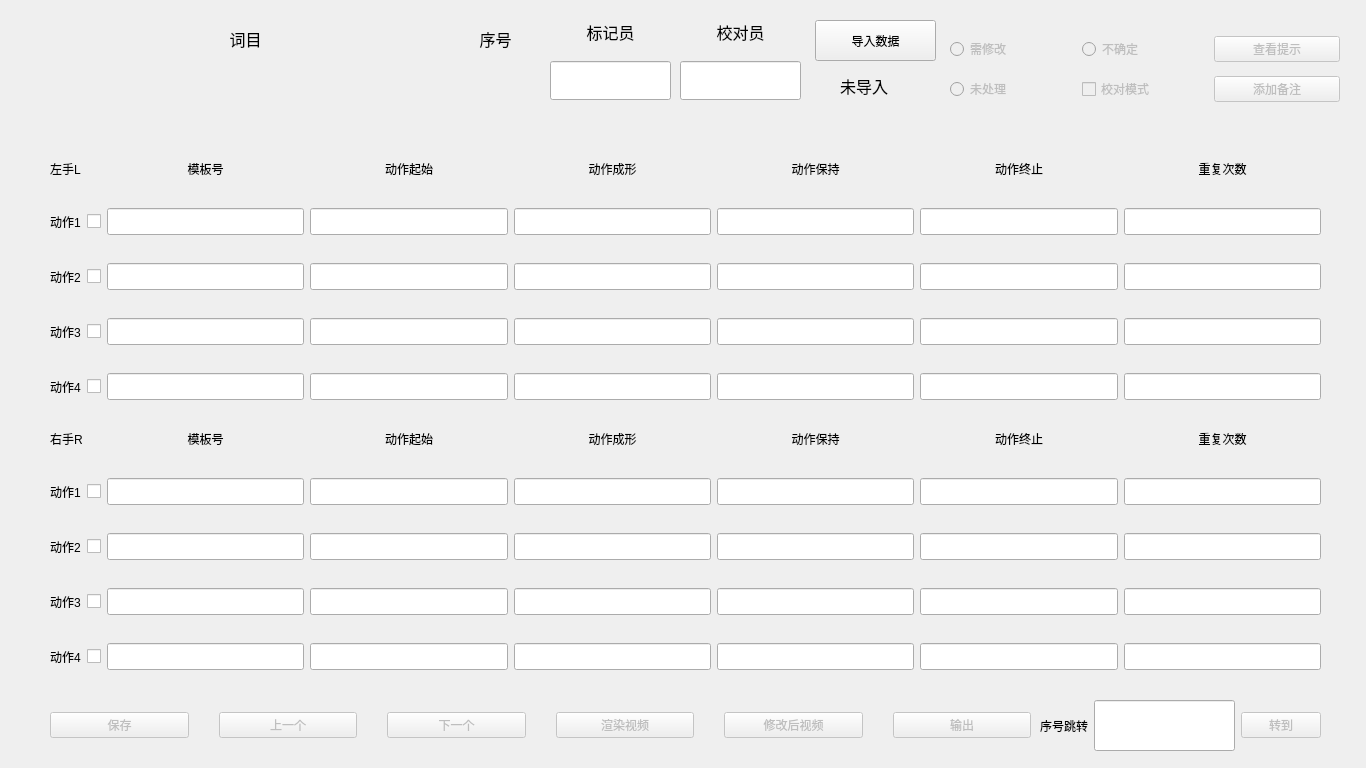
<?xml version="1.0" encoding="UTF-8"?>
<ui version="4.0">
 <class>MainWindow</class>
 <widget class="QMainWindow" name="MainWindow">
  <property name="geometry">
   <rect>
    <x>0</x>
    <y>0</y>
    <width>1366</width>
    <height>768</height>
   </rect>
  </property>
  <property name="windowTitle">
   <string>手语模板修复软件</string>
  </property>
  <widget class="QWidget" name="centralwidget">
   <widget class="QWidget" name="gridLayoutWidget">
    <property name="geometry">
     <rect>
      <x>50</x>
      <y>150</y>
      <width>1271</width>
      <height>261</height>
     </rect>
    </property>
    <layout class="QGridLayout" name="gridLayout">
     <property name="verticalSpacing">
      <number>21</number>
     </property>
     <item row="1" column="4">
      <widget class="QLineEdit" name="lineEdit_pattern_start_L_1">
       <property name="font">
        <font>
         <pointsize>12</pointsize>
        </font>
       </property>
      </widget>
     </item>
     <item row="3" column="0">
      <widget class="QLabel" name="label_21">
       <property name="text">
        <string>动作3</string>
       </property>
      </widget>
     </item>
     <item row="3" column="6">
      <widget class="QLineEdit" name="lineEdit_pattern_fade_out_L_3">
       <property name="font">
        <font>
         <pointsize>12</pointsize>
        </font>
       </property>
      </widget>
     </item>
     <item row="3" column="5">
      <widget class="QLineEdit" name="lineEdit_pattern_end_L_3">
       <property name="font">
        <font>
         <pointsize>12</pointsize>
        </font>
       </property>
      </widget>
     </item>
     <item row="1" column="1">
      <widget class="QCheckBox" name="checkBox_L_1">
       <property name="text">
        <string/>
       </property>
      </widget>
     </item>
     <item row="4" column="1">
      <widget class="QCheckBox" name="checkBox_L_4">
       <property name="text">
        <string/>
       </property>
      </widget>
     </item>
     <item row="2" column="1">
      <widget class="QCheckBox" name="checkBox_L_2">
       <property name="text">
        <string/>
       </property>
      </widget>
     </item>
     <item row="2" column="3">
      <widget class="QLineEdit" name="lineEdit_pattern_fade_in_L_2">
       <property name="font">
        <font>
         <pointsize>12</pointsize>
        </font>
       </property>
      </widget>
     </item>
     <item row="3" column="1">
      <widget class="QCheckBox" name="checkBox_L_3">
       <property name="text">
        <string/>
       </property>
      </widget>
     </item>
     <item row="2" column="6">
      <widget class="QLineEdit" name="lineEdit_pattern_fade_out_L_2">
       <property name="font">
        <font>
         <pointsize>12</pointsize>
        </font>
       </property>
      </widget>
     </item>
     <item row="4" column="5">
      <widget class="QLineEdit" name="lineEdit_pattern_end_L_4">
       <property name="font">
        <font>
         <pointsize>12</pointsize>
        </font>
       </property>
      </widget>
     </item>
     <item row="3" column="3">
      <widget class="QLineEdit" name="lineEdit_pattern_fade_in_L_3">
       <property name="font">
        <font>
         <pointsize>12</pointsize>
        </font>
       </property>
      </widget>
     </item>
     <item row="2" column="5">
      <widget class="QLineEdit" name="lineEdit_pattern_end_L_2">
       <property name="font">
        <font>
         <pointsize>12</pointsize>
        </font>
       </property>
      </widget>
     </item>
     <item row="4" column="6">
      <widget class="QLineEdit" name="lineEdit_pattern_fade_out_L_4">
       <property name="font">
        <font>
         <pointsize>12</pointsize>
        </font>
       </property>
      </widget>
     </item>
     <item row="0" column="6">
      <widget class="QLabel" name="label_11">
       <property name="text">
        <string>动作终止</string>
       </property>
       <property name="alignment">
        <set>Qt::AlignCenter</set>
       </property>
      </widget>
     </item>
     <item row="2" column="4">
      <widget class="QLineEdit" name="lineEdit_pattern_start_L_2">
       <property name="font">
        <font>
         <pointsize>12</pointsize>
        </font>
       </property>
      </widget>
     </item>
     <item row="0" column="5">
      <widget class="QLabel" name="label_10">
       <property name="text">
        <string>动作保持</string>
       </property>
       <property name="alignment">
        <set>Qt::AlignCenter</set>
       </property>
      </widget>
     </item>
     <item row="4" column="0">
      <widget class="QLabel" name="label_22">
       <property name="text">
        <string>动作4</string>
       </property>
      </widget>
     </item>
     <item row="1" column="2">
      <widget class="QLineEdit" name="lineEdit_pattern_index_L_1">
       <property name="font">
        <font>
         <pointsize>12</pointsize>
        </font>
       </property>
      </widget>
     </item>
     <item row="4" column="3">
      <widget class="QLineEdit" name="lineEdit_pattern_fade_in_L_4">
       <property name="font">
        <font>
         <pointsize>12</pointsize>
        </font>
       </property>
      </widget>
     </item>
     <item row="2" column="0">
      <widget class="QLabel" name="label_20">
       <property name="text">
        <string>动作2</string>
       </property>
      </widget>
     </item>
     <item row="3" column="4">
      <widget class="QLineEdit" name="lineEdit_pattern_start_L_3">
       <property name="font">
        <font>
         <pointsize>12</pointsize>
        </font>
       </property>
      </widget>
     </item>
     <item row="3" column="2">
      <widget class="QLineEdit" name="lineEdit_pattern_index_L_3">
       <property name="font">
        <font>
         <pointsize>12</pointsize>
        </font>
       </property>
      </widget>
     </item>
     <item row="1" column="6">
      <widget class="QLineEdit" name="lineEdit_pattern_fade_out_L_1">
       <property name="font">
        <font>
         <pointsize>12</pointsize>
        </font>
       </property>
      </widget>
     </item>
     <item row="0" column="2">
      <widget class="QLabel" name="label_7">
       <property name="sizePolicy">
        <sizepolicy hsizetype="Preferred" vsizetype="Minimum">
         <horstretch>0</horstretch>
         <verstretch>0</verstretch>
        </sizepolicy>
       </property>
       <property name="minimumSize">
        <size>
         <width>0</width>
         <height>4</height>
        </size>
       </property>
       <property name="maximumSize">
        <size>
         <width>16777215</width>
         <height>23</height>
        </size>
       </property>
       <property name="text">
        <string>模板号</string>
       </property>
       <property name="alignment">
        <set>Qt::AlignCenter</set>
       </property>
      </widget>
     </item>
     <item row="4" column="4">
      <widget class="QLineEdit" name="lineEdit_pattern_start_L_4">
       <property name="font">
        <font>
         <pointsize>12</pointsize>
        </font>
       </property>
      </widget>
     </item>
     <item row="0" column="4">
      <widget class="QLabel" name="label_9">
       <property name="text">
        <string>动作成形</string>
       </property>
       <property name="alignment">
        <set>Qt::AlignCenter</set>
       </property>
      </widget>
     </item>
     <item row="1" column="0">
      <widget class="QLabel" name="label_19">
       <property name="text">
        <string>动作1</string>
       </property>
      </widget>
     </item>
     <item row="0" column="3">
      <widget class="QLabel" name="label_8">
       <property name="text">
        <string>动作起始</string>
       </property>
       <property name="alignment">
        <set>Qt::AlignCenter</set>
       </property>
      </widget>
     </item>
     <item row="1" column="3">
      <widget class="QLineEdit" name="lineEdit_pattern_fade_in_L_1">
       <property name="font">
        <font>
         <pointsize>12</pointsize>
        </font>
       </property>
      </widget>
     </item>
     <item row="2" column="2">
      <widget class="QLineEdit" name="lineEdit_pattern_index_L_2">
       <property name="font">
        <font>
         <pointsize>12</pointsize>
        </font>
       </property>
      </widget>
     </item>
     <item row="0" column="0" colspan="2">
      <widget class="QLabel" name="label_6">
       <property name="text">
        <string>左手L   </string>
       </property>
      </widget>
     </item>
     <item row="1" column="5">
      <widget class="QLineEdit" name="lineEdit_pattern_end_L_1">
       <property name="font">
        <font>
         <pointsize>12</pointsize>
        </font>
       </property>
      </widget>
     </item>
     <item row="4" column="2">
      <widget class="QLineEdit" name="lineEdit_pattern_index_L_4">
       <property name="font">
        <font>
         <pointsize>12</pointsize>
        </font>
       </property>
      </widget>
     </item>
     <item row="0" column="7">
      <widget class="QLabel" name="label_27">
       <property name="text">
        <string>重复次数</string>
       </property>
       <property name="alignment">
        <set>Qt::AlignCenter</set>
       </property>
      </widget>
     </item>
     <item row="1" column="7">
      <widget class="QLineEdit" name="lineEdit_pattern_repeat_L_1">
       <property name="font">
        <font>
         <pointsize>12</pointsize>
        </font>
       </property>
      </widget>
     </item>
     <item row="2" column="7">
      <widget class="QLineEdit" name="lineEdit_pattern_repeat_L_2">
       <property name="font">
        <font>
         <pointsize>12</pointsize>
        </font>
       </property>
      </widget>
     </item>
     <item row="3" column="7">
      <widget class="QLineEdit" name="lineEdit_pattern_repeat_L_3">
       <property name="font">
        <font>
         <pointsize>12</pointsize>
        </font>
       </property>
      </widget>
     </item>
     <item row="4" column="7">
      <widget class="QLineEdit" name="lineEdit_pattern_repeat_L_4">
       <property name="font">
        <font>
         <pointsize>12</pointsize>
        </font>
       </property>
      </widget>
     </item>
    </layout>
   </widget>
   <widget class="QWidget" name="gridLayoutWidget_2">
    <property name="geometry">
     <rect>
      <x>50</x>
      <y>420</y>
      <width>1271</width>
      <height>261</height>
     </rect>
    </property>
    <layout class="QGridLayout" name="gridLayout_2">
     <property name="verticalSpacing">
      <number>21</number>
     </property>
     <item row="0" column="6">
      <widget class="QLabel" name="label_13">
       <property name="text">
        <string>动作终止</string>
       </property>
       <property name="alignment">
        <set>Qt::AlignCenter</set>
       </property>
      </widget>
     </item>
     <item row="1" column="4">
      <widget class="QLineEdit" name="lineEdit_pattern_start_R_1">
       <property name="font">
        <font>
         <pointsize>12</pointsize>
        </font>
       </property>
      </widget>
     </item>
     <item row="2" column="2">
      <widget class="QLineEdit" name="lineEdit_pattern_index_R_2">
       <property name="font">
        <font>
         <pointsize>12</pointsize>
        </font>
       </property>
      </widget>
     </item>
     <item row="3" column="4">
      <widget class="QLineEdit" name="lineEdit_pattern_start_R_3">
       <property name="font">
        <font>
         <pointsize>12</pointsize>
        </font>
       </property>
      </widget>
     </item>
     <item row="0" column="2">
      <widget class="QLabel" name="label_14">
       <property name="sizePolicy">
        <sizepolicy hsizetype="Preferred" vsizetype="Minimum">
         <horstretch>0</horstretch>
         <verstretch>0</verstretch>
        </sizepolicy>
       </property>
       <property name="minimumSize">
        <size>
         <width>0</width>
         <height>4</height>
        </size>
       </property>
       <property name="maximumSize">
        <size>
         <width>16777215</width>
         <height>23</height>
        </size>
       </property>
       <property name="text">
        <string>模板号</string>
       </property>
       <property name="alignment">
        <set>Qt::AlignCenter</set>
       </property>
      </widget>
     </item>
     <item row="2" column="0">
      <widget class="QLabel" name="label_24">
       <property name="text">
        <string>动作2</string>
       </property>
      </widget>
     </item>
     <item row="2" column="5">
      <widget class="QLineEdit" name="lineEdit_pattern_end_R_2">
       <property name="font">
        <font>
         <pointsize>12</pointsize>
        </font>
       </property>
      </widget>
     </item>
     <item row="3" column="2">
      <widget class="QLineEdit" name="lineEdit_pattern_index_R_3">
       <property name="font">
        <font>
         <pointsize>12</pointsize>
        </font>
       </property>
      </widget>
     </item>
     <item row="1" column="1">
      <widget class="QCheckBox" name="checkBox_R_1">
       <property name="text">
        <string/>
       </property>
      </widget>
     </item>
     <item row="0" column="3">
      <widget class="QLabel" name="label_15">
       <property name="text">
        <string>动作起始</string>
       </property>
       <property name="alignment">
        <set>Qt::AlignCenter</set>
       </property>
      </widget>
     </item>
     <item row="4" column="5">
      <widget class="QLineEdit" name="lineEdit_pattern_end_R_4">
       <property name="font">
        <font>
         <pointsize>12</pointsize>
        </font>
       </property>
      </widget>
     </item>
     <item row="0" column="4">
      <widget class="QLabel" name="label_12">
       <property name="text">
        <string>动作成形</string>
       </property>
       <property name="alignment">
        <set>Qt::AlignCenter</set>
       </property>
      </widget>
     </item>
     <item row="4" column="3">
      <widget class="QLineEdit" name="lineEdit_pattern_fade_in_R_4">
       <property name="font">
        <font>
         <pointsize>12</pointsize>
        </font>
       </property>
      </widget>
     </item>
     <item row="1" column="0">
      <widget class="QLabel" name="label_23">
       <property name="text">
        <string>动作1</string>
       </property>
      </widget>
     </item>
     <item row="3" column="0">
      <widget class="QLabel" name="label_25">
       <property name="text">
        <string>动作3</string>
       </property>
      </widget>
     </item>
     <item row="4" column="6">
      <widget class="QLineEdit" name="lineEdit_pattern_fade_out_R_4">
       <property name="font">
        <font>
         <pointsize>12</pointsize>
        </font>
       </property>
      </widget>
     </item>
     <item row="2" column="6">
      <widget class="QLineEdit" name="lineEdit_pattern_fade_out_R_2">
       <property name="font">
        <font>
         <pointsize>12</pointsize>
        </font>
       </property>
      </widget>
     </item>
     <item row="3" column="3">
      <widget class="QLineEdit" name="lineEdit_pattern_fade_in_R_3">
       <property name="font">
        <font>
         <pointsize>12</pointsize>
        </font>
       </property>
      </widget>
     </item>
     <item row="2" column="1">
      <widget class="QCheckBox" name="checkBox_R_2">
       <property name="text">
        <string/>
       </property>
      </widget>
     </item>
     <item row="4" column="4">
      <widget class="QLineEdit" name="lineEdit_pattern_start_R_4">
       <property name="font">
        <font>
         <pointsize>12</pointsize>
        </font>
       </property>
      </widget>
     </item>
     <item row="3" column="5">
      <widget class="QLineEdit" name="lineEdit_pattern_end_R_3">
       <property name="font">
        <font>
         <pointsize>12</pointsize>
        </font>
       </property>
      </widget>
     </item>
     <item row="3" column="6">
      <widget class="QLineEdit" name="lineEdit_pattern_fade_out_R_3">
       <property name="font">
        <font>
         <pointsize>12</pointsize>
        </font>
       </property>
      </widget>
     </item>
     <item row="2" column="3">
      <widget class="QLineEdit" name="lineEdit_pattern_fade_in_R_2">
       <property name="font">
        <font>
         <pointsize>12</pointsize>
        </font>
       </property>
      </widget>
     </item>
     <item row="0" column="5">
      <widget class="QLabel" name="label_16">
       <property name="text">
        <string>动作保持</string>
       </property>
       <property name="alignment">
        <set>Qt::AlignCenter</set>
       </property>
      </widget>
     </item>
     <item row="4" column="1">
      <widget class="QCheckBox" name="checkBox_R_4">
       <property name="text">
        <string/>
       </property>
      </widget>
     </item>
     <item row="2" column="4">
      <widget class="QLineEdit" name="lineEdit_pattern_start_R_2">
       <property name="font">
        <font>
         <pointsize>12</pointsize>
        </font>
       </property>
      </widget>
     </item>
     <item row="3" column="1">
      <widget class="QCheckBox" name="checkBox_R_3">
       <property name="text">
        <string/>
       </property>
      </widget>
     </item>
     <item row="1" column="2">
      <widget class="QLineEdit" name="lineEdit_pattern_index_R_1">
       <property name="font">
        <font>
         <pointsize>12</pointsize>
        </font>
       </property>
       <property name="text">
        <string/>
       </property>
      </widget>
     </item>
     <item row="4" column="2">
      <widget class="QLineEdit" name="lineEdit_pattern_index_R_4">
       <property name="font">
        <font>
         <pointsize>12</pointsize>
        </font>
       </property>
      </widget>
     </item>
     <item row="4" column="0">
      <widget class="QLabel" name="label_26">
       <property name="text">
        <string>动作4</string>
       </property>
      </widget>
     </item>
     <item row="0" column="0" colspan="2">
      <widget class="QLabel" name="label_17">
       <property name="text">
        <string>右手R  </string>
       </property>
      </widget>
     </item>
     <item row="1" column="6">
      <widget class="QLineEdit" name="lineEdit_pattern_fade_out_R_1">
       <property name="font">
        <font>
         <pointsize>12</pointsize>
        </font>
       </property>
      </widget>
     </item>
     <item row="1" column="5">
      <widget class="QLineEdit" name="lineEdit_pattern_end_R_1">
       <property name="font">
        <font>
         <pointsize>12</pointsize>
        </font>
       </property>
      </widget>
     </item>
     <item row="1" column="3">
      <widget class="QLineEdit" name="lineEdit_pattern_fade_in_R_1">
       <property name="font">
        <font>
         <pointsize>12</pointsize>
        </font>
       </property>
      </widget>
     </item>
     <item row="1" column="7">
      <widget class="QLineEdit" name="lineEdit_pattern_repeat_R_1">
       <property name="font">
        <font>
         <pointsize>12</pointsize>
        </font>
       </property>
      </widget>
     </item>
     <item row="0" column="7">
      <widget class="QLabel" name="label_28">
       <property name="text">
        <string>重复次数</string>
       </property>
       <property name="alignment">
        <set>Qt::AlignCenter</set>
       </property>
      </widget>
     </item>
     <item row="2" column="7">
      <widget class="QLineEdit" name="lineEdit_pattern_repeat_R_2">
       <property name="font">
        <font>
         <pointsize>12</pointsize>
        </font>
       </property>
      </widget>
     </item>
     <item row="3" column="7">
      <widget class="QLineEdit" name="lineEdit_pattern_repeat_R_3">
       <property name="font">
        <font>
         <pointsize>12</pointsize>
        </font>
       </property>
      </widget>
     </item>
     <item row="4" column="7">
      <widget class="QLineEdit" name="lineEdit_pattern_repeat_R_4">
       <property name="font">
        <font>
         <pointsize>12</pointsize>
        </font>
       </property>
      </widget>
     </item>
    </layout>
   </widget>
   <widget class="QWidget" name="horizontalLayoutWidget_6">
    <property name="geometry">
     <rect>
      <x>50</x>
      <y>700</y>
      <width>981</width>
      <height>51</height>
     </rect>
    </property>
    <layout class="QHBoxLayout" name="horizontalLayout_6">
     <property name="spacing">
      <number>30</number>
     </property>
     <item>
      <widget class="QPushButton" name="pushButton_save">
       <property name="enabled">
        <bool>false</bool>
       </property>
       <property name="text">
        <string>保存</string>
       </property>
      </widget>
     </item>
     <item>
      <widget class="QPushButton" name="pushButton_prev">
       <property name="enabled">
        <bool>false</bool>
       </property>
       <property name="text">
        <string>上一个</string>
       </property>
      </widget>
     </item>
     <item>
      <widget class="QPushButton" name="pushButton_next">
       <property name="enabled">
        <bool>false</bool>
       </property>
       <property name="text">
        <string>下一个</string>
       </property>
      </widget>
     </item>
     <item>
      <widget class="QPushButton" name="pushButton_video_res">
       <property name="enabled">
        <bool>false</bool>
       </property>
       <property name="text">
        <string>渲染视频</string>
       </property>
      </widget>
     </item>
     <item>
      <widget class="QPushButton" name="pushButton_video_after">
       <property name="enabled">
        <bool>false</bool>
       </property>
       <property name="text">
        <string>修改后视频</string>
       </property>
      </widget>
     </item>
     <item>
      <widget class="QPushButton" name="pushButton_output">
       <property name="enabled">
        <bool>false</bool>
       </property>
       <property name="text">
        <string>输出</string>
       </property>
      </widget>
     </item>
    </layout>
   </widget>
   <widget class="QWidget" name="horizontalLayoutWidget_7">
    <property name="geometry">
     <rect>
      <x>1040</x>
      <y>700</y>
      <width>281</width>
      <height>51</height>
     </rect>
    </property>
    <layout class="QHBoxLayout" name="horizontalLayout_7">
     <item>
      <widget class="QLabel" name="label_18">
       <property name="text">
        <string>序号跳转</string>
       </property>
      </widget>
     </item>
     <item>
      <widget class="QLineEdit" name="lineEdit_to_index">
       <property name="sizePolicy">
        <sizepolicy hsizetype="Expanding" vsizetype="Expanding">
         <horstretch>0</horstretch>
         <verstretch>0</verstretch>
        </sizepolicy>
       </property>
      </widget>
     </item>
     <item>
      <widget class="QPushButton" name="pushButton_toIndex">
       <property name="enabled">
        <bool>false</bool>
       </property>
       <property name="text">
        <string>转到</string>
       </property>
      </widget>
     </item>
    </layout>
   </widget>
   <widget class="QPushButton" name="pushButton_load">
    <property name="geometry">
     <rect>
      <x>815</x>
      <y>20</y>
      <width>121</width>
      <height>41</height>
     </rect>
    </property>
    <property name="text">
     <string>导入数据</string>
    </property>
   </widget>
   <widget class="QLabel" name="label_load_con">
    <property name="geometry">
     <rect>
      <x>840</x>
      <y>70</y>
      <width>81</width>
      <height>31</height>
     </rect>
    </property>
    <property name="font">
     <font>
      <pointsize>12</pointsize>
     </font>
    </property>
    <property name="text">
     <string>未导入</string>
    </property>
   </widget>
   <widget class="QLabel" name="label_save_condi">
    <property name="geometry">
     <rect>
      <x>50</x>
      <y>100</y>
      <width>201</width>
      <height>41</height>
     </rect>
    </property>
    <property name="font">
     <font>
      <family>黑体</family>
      <pointsize>12</pointsize>
     </font>
    </property>
    <property name="text">
     <string/>
    </property>
   </widget>
   <widget class="QWidget" name="gridLayoutWidget_3">
    <property name="geometry">
     <rect>
      <x>950</x>
      <y>30</y>
      <width>390</width>
      <height>80</height>
     </rect>
    </property>
    <layout class="QGridLayout" name="gridLayout_3">
     <item row="0" column="1">
      <widget class="QRadioButton" name="radioButton_2">
       <property name="enabled">
        <bool>false</bool>
       </property>
       <property name="font">
        <font>
         <pointsize>9</pointsize>
        </font>
       </property>
       <property name="text">
        <string>不确定</string>
       </property>
       <property name="autoRepeat">
        <bool>true</bool>
       </property>
      </widget>
     </item>
     <item row="0" column="0">
      <widget class="QRadioButton" name="radioButton_1">
       <property name="enabled">
        <bool>false</bool>
       </property>
       <property name="font">
        <font>
         <pointsize>9</pointsize>
        </font>
       </property>
       <property name="text">
        <string>需修改</string>
       </property>
       <property name="autoRepeat">
        <bool>true</bool>
       </property>
      </widget>
     </item>
     <item row="1" column="0">
      <widget class="QRadioButton" name="radioButton_3">
       <property name="enabled">
        <bool>false</bool>
       </property>
       <property name="font">
        <font>
         <pointsize>9</pointsize>
        </font>
       </property>
       <property name="text">
        <string>未处理</string>
       </property>
       <property name="autoRepeat">
        <bool>true</bool>
       </property>
      </widget>
     </item>
     <item row="1" column="2">
      <widget class="QPushButton" name="pushButton_readme">
       <property name="enabled">
        <bool>false</bool>
       </property>
       <property name="text">
        <string>添加备注</string>
       </property>
      </widget>
     </item>
     <item row="0" column="2">
      <widget class="QPushButton" name="pushButton_hint">
       <property name="enabled">
        <bool>false</bool>
       </property>
       <property name="text">
        <string>查看提示</string>
       </property>
      </widget>
     </item>
     <item row="1" column="1">
      <widget class="QCheckBox" name="checkBox_checkMode">
       <property name="enabled">
        <bool>false</bool>
       </property>
       <property name="sizePolicy">
        <sizepolicy hsizetype="Minimum" vsizetype="Maximum">
         <horstretch>0</horstretch>
         <verstretch>0</verstretch>
        </sizepolicy>
       </property>
       <property name="minimumSize">
        <size>
         <width>0</width>
         <height>30</height>
        </size>
       </property>
       <property name="font">
        <font>
         <pointsize>9</pointsize>
        </font>
       </property>
       <property name="text">
        <string>校对模式</string>
       </property>
      </widget>
     </item>
    </layout>
   </widget>
   <widget class="QWidget" name="verticalLayoutWidget">
    <property name="geometry">
     <rect>
      <x>50</x>
      <y>20</y>
      <width>391</width>
      <height>80</height>
     </rect>
    </property>
    <layout class="QVBoxLayout" name="verticalLayout">
     <item>
      <widget class="QLabel" name="label">
       <property name="sizePolicy">
        <sizepolicy hsizetype="Preferred" vsizetype="Preferred">
         <horstretch>0</horstretch>
         <verstretch>0</verstretch>
        </sizepolicy>
       </property>
       <property name="maximumSize">
        <size>
         <width>500</width>
         <height>16777215</height>
        </size>
       </property>
       <property name="font">
        <font>
         <family>宋体</family>
         <pointsize>12</pointsize>
        </font>
       </property>
       <property name="text">
        <string>词目</string>
       </property>
       <property name="alignment">
        <set>Qt::AlignCenter</set>
       </property>
      </widget>
     </item>
     <item>
      <widget class="QLabel" name="label_gloss">
       <property name="font">
        <font>
         <pointsize>12</pointsize>
        </font>
       </property>
       <property name="text">
        <string/>
       </property>
       <property name="alignment">
        <set>Qt::AlignCenter</set>
       </property>
      </widget>
     </item>
    </layout>
   </widget>
   <widget class="QWidget" name="verticalLayoutWidget_2">
    <property name="geometry">
     <rect>
      <x>460</x>
      <y>20</y>
      <width>71</width>
      <height>81</height>
     </rect>
    </property>
    <layout class="QVBoxLayout" name="verticalLayout_2">
     <item>
      <widget class="QLabel" name="label_2">
       <property name="font">
        <font>
         <pointsize>12</pointsize>
        </font>
       </property>
       <property name="text">
        <string>序号</string>
       </property>
       <property name="alignment">
        <set>Qt::AlignCenter</set>
       </property>
      </widget>
     </item>
     <item>
      <widget class="QLabel" name="label_gloss_index">
       <property name="font">
        <font>
         <pointsize>12</pointsize>
        </font>
       </property>
       <property name="text">
        <string/>
       </property>
       <property name="alignment">
        <set>Qt::AlignCenter</set>
       </property>
      </widget>
     </item>
    </layout>
   </widget>
   <widget class="QWidget" name="verticalLayoutWidget_3">
    <property name="geometry">
     <rect>
      <x>550</x>
      <y>20</y>
      <width>121</width>
      <height>80</height>
     </rect>
    </property>
    <layout class="QVBoxLayout" name="verticalLayout_3">
     <property name="spacing">
      <number>17</number>
     </property>
     <item>
      <widget class="QLabel" name="label_3">
       <property name="font">
        <font>
         <pointsize>12</pointsize>
        </font>
       </property>
       <property name="text">
        <string>标记员</string>
       </property>
       <property name="alignment">
        <set>Qt::AlignCenter</set>
       </property>
      </widget>
     </item>
     <item>
      <widget class="QLineEdit" name="lineEdit_operater">
       <property name="sizePolicy">
        <sizepolicy hsizetype="Expanding" vsizetype="Expanding">
         <horstretch>0</horstretch>
         <verstretch>0</verstretch>
        </sizepolicy>
       </property>
       <property name="text">
        <string/>
       </property>
       <property name="alignment">
        <set>Qt::AlignCenter</set>
       </property>
      </widget>
     </item>
    </layout>
   </widget>
   <widget class="QWidget" name="verticalLayoutWidget_4">
    <property name="geometry">
     <rect>
      <x>680</x>
      <y>20</y>
      <width>121</width>
      <height>80</height>
     </rect>
    </property>
    <layout class="QVBoxLayout" name="verticalLayout_4">
     <property name="spacing">
      <number>17</number>
     </property>
     <item>
      <widget class="QLabel" name="label_4">
       <property name="font">
        <font>
         <pointsize>12</pointsize>
        </font>
       </property>
       <property name="text">
        <string>校对员</string>
       </property>
       <property name="alignment">
        <set>Qt::AlignCenter</set>
       </property>
      </widget>
     </item>
     <item>
      <widget class="QLineEdit" name="lineEdit_reader">
       <property name="sizePolicy">
        <sizepolicy hsizetype="Expanding" vsizetype="Expanding">
         <horstretch>0</horstretch>
         <verstretch>0</verstretch>
        </sizepolicy>
       </property>
       <property name="text">
        <string/>
       </property>
       <property name="alignment">
        <set>Qt::AlignCenter</set>
       </property>
      </widget>
     </item>
    </layout>
   </widget>
  </widget>
 </widget>
 <resources/>
 <connections/>
</ui>
